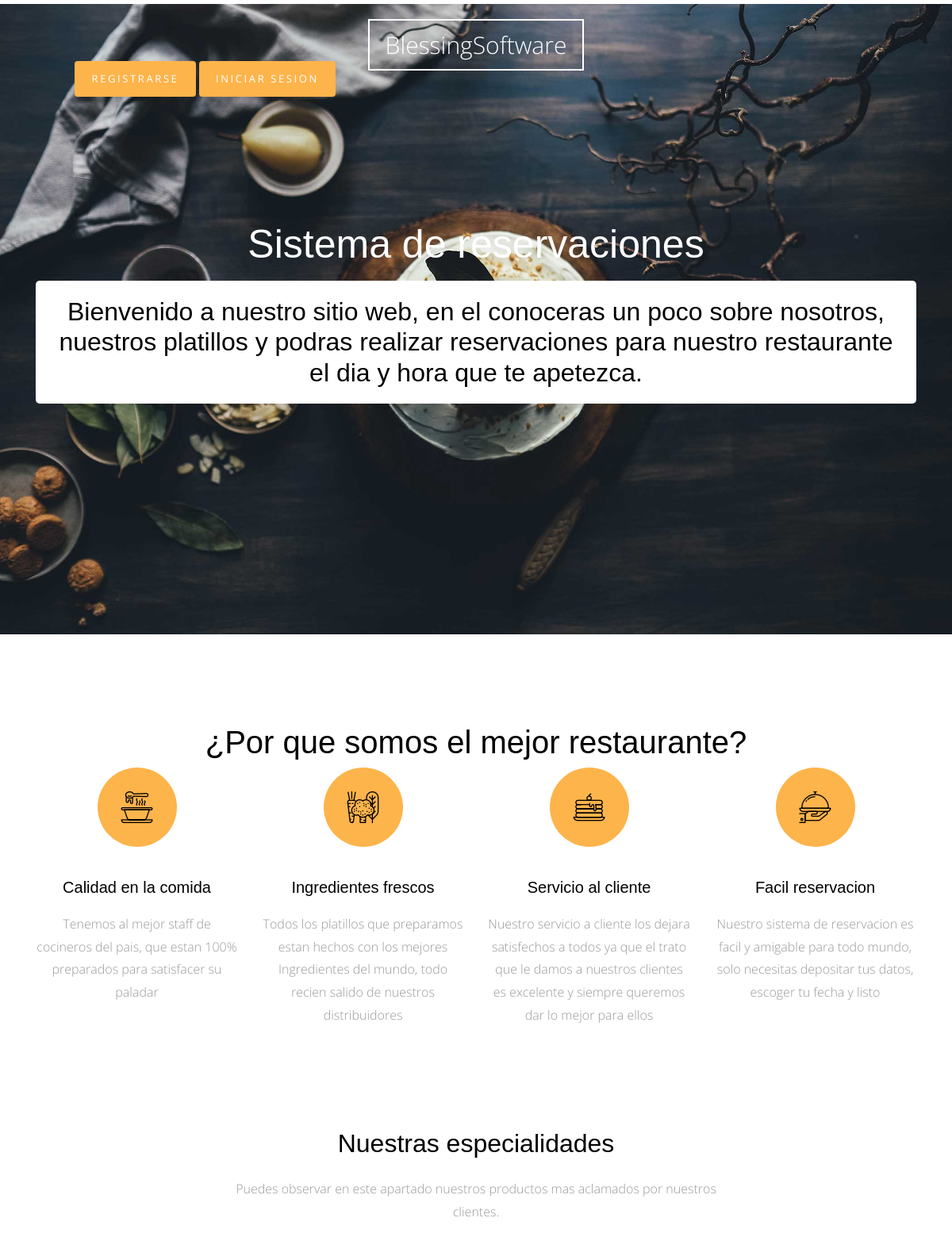
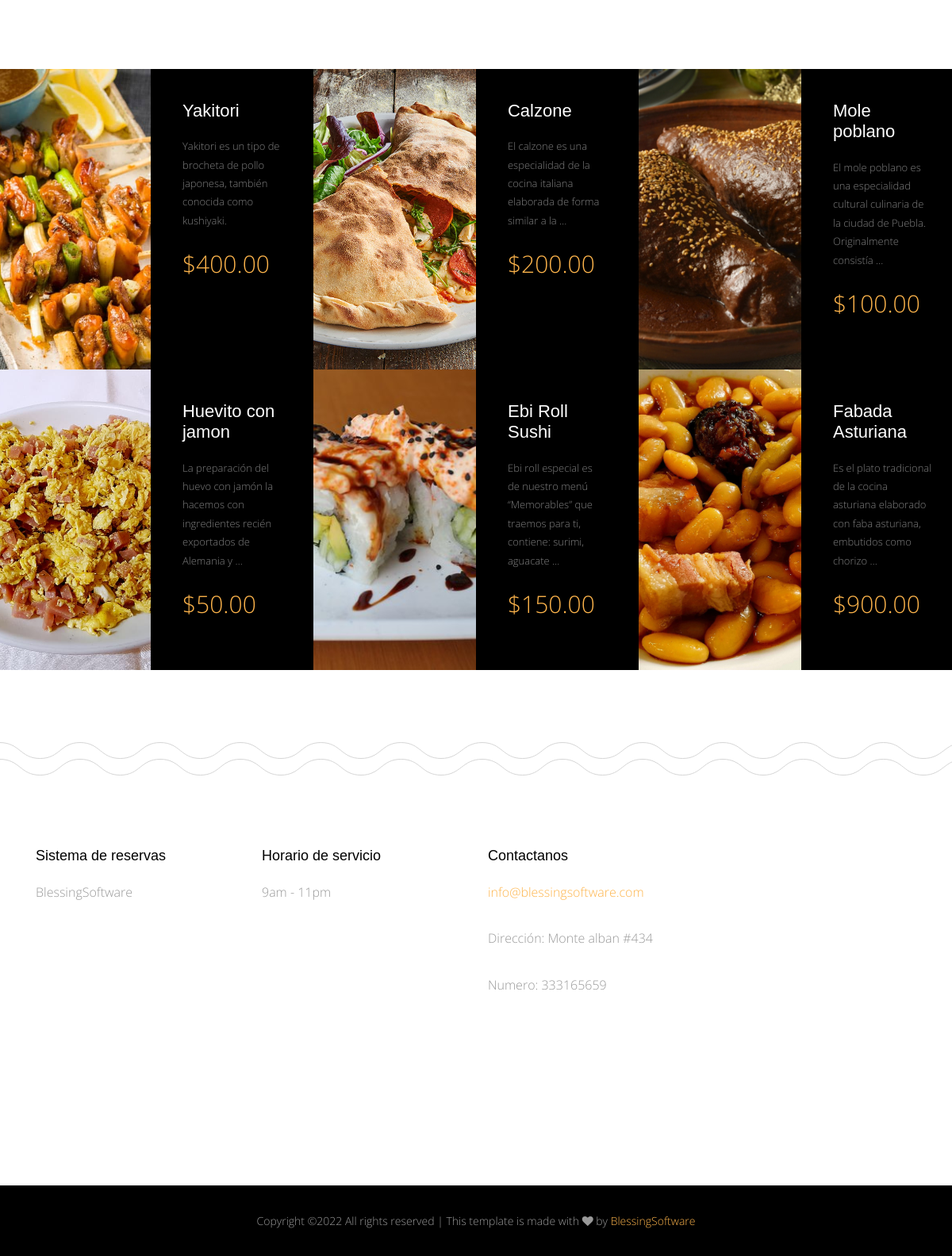
The page / on the database its author committed (2 pictures, top to bottom).
### meals/models.py (models this page shows, shortened)
class Meals(models.Model):
    name = models.CharField(max_length=50)
    description = models.TextField(max_length=500)
    category = models.ForeignKey('Category' , on_delete=models.SET_NULL , null=True)
    people = models.IntegerField()
    price = models.DecimalField(max_digits=5 , decimal_places=2)
    preperation_time =models.IntegerField()
    image = models.ImageField(upload_to='meals/')
    slug = models.SlugField(blank=True, null=True)
    class Meta:
        verbose_name = 'platillo'
        verbose_name_plural = 'platillos'

### home/views.py (the view)
# urls.py: path('',views.home , name='home' ),
def home(request):
    meals = Meals.objects.all()
    meal_list = Meals.objects.all()
    categories = Category.objects.all()
    posts = Post.objects.all()
    latest_post = Post.objects.last()
    why_choose_us = Why_Choose_Us.objects.all()
    context = {
        'meals' : meals ,
        'meal_list' : meal_list ,
        'categories' : categories ,
        'posts' : posts ,
        'latest_post' : latest_post ,
        'why_choose_us' : why_choose_us ,
    }
    return render(request , 'home/index.html' , context)

### home/templates/home/index.html (shortened to what this page needs)
{% extends 'base.html' %}
{% load static %}
{% block body %}
      <div class="main-wrap">
        <div class="cover_1">
          <div class="img_bg" style="background-image: url({% static 'site_static/img/slider-1.jpg' %})" data-stellar-background-ratio="0.5">
            <div class="container">
              <div class="row align-items-center">
                <div class="col-md-12" data-aos="fade-up" align="center">
                  <h1 class="heading">Sistema de reservaciones</h2>
                  <h2 class="colorsito"> Bienvenido a nuestro sitio web, en el conoceras un poco sobre nosotros, nuestros platillos y podras realizar reservaciones para nuestro restaurante el dia y hora que te apetezca.</h1>
                </div>
              </div>
            </div>
          </div>
        </div>
        <div class="section services-section">
          <div class="row align-items-center">
            <div class="col-md-12" data-aos="fade-up" align="center">
              <h1 class="heading">¿Por que somos el mejor restaurante?</h2>
            </div>
          <div class="container">
            <div class="row">
              <div class="col-md-6 col-lg-3" data-aos="fade-up">
                <div class="media feature-icon d-block text-center">
                  <div class="icon">
                    <span class="flaticon-soup"></span>
                  </div>
                  <div class="media-body">
                    <h3>Calidad en la comida</h3>
                    <p>Tenemos al mejor staff de cocineros del pais, que estan 100% preparados para satisfacer su paladar</p>
                  </div>
                </div>
              </div>
              <div class="col-md-6 col-lg-3" data-aos="fade-up" data-aos-delay="100">
                <div class="media feature-icon d-block text-center">
                  <div class="icon">
                    <span class="flaticon-vegetables"></span>
                  </div>
                  <div class="media-body">
                    <h3>Ingredientes frescos</h3>
                    <p>Todos los platillos que preparamos estan hechos con los mejores Ingredientes del mundo, todo recien salido de nuestros distribuidores</p>
                  </div>
                </div>
              </div>
              <div class="col-md-6 col-lg-3" data-aos="fade-up" data-aos-delay="300">
                <div class="media feature-icon d-block text-center">
                  <div class="icon">
                    <span class="flaticon-pancake"></span>
                  </div>
                  <div class="media-body">
                    <h3>Servicio al cliente</h3>
                    <p>Nuestro servicio a cliente los dejara satisfechos a todos ya que el trato que le damos a nuestros clientes es excelente y siempre queremos dar lo mejor para ellos</p>
                  </div>
                </div>
              </div>
              <div class="col-md-6 col-lg-3" data-aos="fade-up" data-aos-delay="500">
                <div class="media feature-icon d-block text-center">
                  <div class="icon">
                    <span class="flaticon-tray"></span>
                  </div>
                  <div class="media-body">
                    <h3>Facil reservacion</h3>
                    <p>Nuestro sistema de reservacion es facil y amigable para todo mundo, solo necesitas depositar tus datos, escoger tu fecha y listo</p>
                  </div>
                </div>
              </div>
            </div>
          </div>
        </div>
        <div class="section">
          <div class="container">
            <div class="row justify-content-center">
              <div class="col-md-7 text-center"  data-aos="fade-up">
                <h2 class="mb-4">Nuestras especialidades</h2>
                <p class="lead">Puedes observar en este apartado nuestros productos mas aclamados por nuestros clientes.</p>
              </div>
            </div>
          </div>
        </div>
        <div class="section pt-0 pb-0">
          <div class="menus d-flex bg-light">
            {% for meal in meals %}
            <div class="d-flex item">
              <div class="image" style="background-image: url({{meal.image.url}});" data-aos="fade"></div>
              <div class="text">
                <h3>{{meal.name}}</h3>
                <p>{{meal.description|truncatewords:15}}</p>
                <p class="price">${{meal.price}}</p>
              </div>
            </div>
            {% endfor %}
          </div>
        </div>
      </div>
      {% endblock body %}

### templates/base.html (shortened to what this page needs)
{% load static %}
<!doctype html>
<html lang="en">
  <head>
    <link rel="stylesheet" href="{% static 'site_static/css/bootstrap.css' %}">
    <link rel="stylesheet" href="{% static 'site_static/css/animate.css' %}">
    <link rel="stylesheet" href="{% static 'site_static/css/owl.carousel.min.css' %}">
    <link rel="stylesheet" href="{% static 'site_static/css/magnific-popup.css' %}">
    <link rel="stylesheet" href="{% static 'site_static/css/aos.css' %}">
    <link rel="stylesheet" href="{% static 'site_static/css/bootstrap-datepicker.css' %}">
    <link rel="stylesheet" href="{% static 'site_static/css/jquery.timepicker.css' %}">
    <link rel="stylesheet" href="{% static 'site_static/fonts/ionicons/css/ionicons.min.css' %}">
    <link rel="stylesheet" href="{% static 'site_static/fonts/fontawesome/css/font-awesome.min.css' %}">
    <link rel="stylesheet" href="{% static 'site_static/fonts/flaticon/font/flaticon.css' %}">
    <link rel="stylesheet" href="{% static 'site_static/css/style.css' %}">
  </head>
  <body>
    <div class="site-wrap">
      <header class="site-header">
        <div class="row align-items-center">
          <div class="col-5 col-md-3">
          </div>
          <div class="col-2 col-md-6 text-center">
            <a href="/" class="site-logo">BlessingSoftware</a>
          </div>
            {% if user.is_authenticated %}
              <div class="col-5 col-md-3 text-right menu-burger-wrap">
                <a href="#" class="site-nav-toggle js-site-nav-toggle"><i></i></a>
              </div>
              <div class="col-5 col-md-20 text-center">
                <a class="btn btn-primary" href="{% url 'logout:logout' %}" role="button">Cerrar sesion</a>
              </div>
            {% else %}
              <div class="col-5 col-md-20 text-center">
                <a class="btn btn-primary" href="{% url 'register:register' %}" role="button">Registrarse</a>
                <a class="btn btn-primary" href="{% url 'login:login' %}" role="button">Iniciar Sesion</a>
              </div>
            {% endif %}
        </div>
      </header>
      {% block body %}
      {% endblock body %}
      <footer>
        <div class="site-footer">
          <div class="container">
            <div class="row small-gutters mb-5">
              <div class="col-md-6 col-lg-3 mb-5" data-aos="fade" data-aos-delay="100">
                <div class="footer-widget">
                  <h3>Sistema de reservas</h3>
                  <p>BlessingSoftware</p>
                </div>
              </div>
              <div class="col-md-6 col-lg-3 mb-5" data-aos="fade" data-aos-delay="200">
                <div class="footer-widget">
                  <h3>Horario de servicio</h3>
                  <p>9am - 11pm</p>
                </div>
              </div>
              <div class="col-md-6 col-lg-3 mb-5" data-aos="fade" data-aos-delay="300">
                <div class="footer-widget footer-contact-widget">
                  <h3>Contactanos</h3>
                  <p class="contact-email">info@blessingsoftware.com</p>
                  <p class="contact-address">Dirección: Monte alban #434</p>
                  <p class="contact-address">Numero: 333165659</p>
                </div>
              </div>
            </div>
          </div>
        </div>
      </footer>
      <div class="site-footer-copyright">
        <div class="container">
          <div class="row">
             <p class="footer-text col-md-12">
Copyright &copy;<script>document.write(new Date().getFullYear());</script> All rights reserved | This template is made with <i class="fa fa-heart" aria-hidden="true"></i> by <a href="https://colorlib.com" target="_blank">BlessingSoftware</a>
</p>
          </div>
        </div>
      </div>
    </div>
  </body>
</html>

### static/site_static/css/style.css (style rules this page uses)
html { overflow-x: hidden; }
body { background: #fff; font-family: "Open Sans", cursive; font-size: 16px; line-height: 1.8; font-weight: 300; color: #999999; }
a { -webkit-transition: .3s all ease; -o-transition: .3s all ease; transition: .3s all ease; text-decoration: none; }
h1, h2, h3, h4, h5 { color: #000; font-family: "Playfair Display", Arial, sans-serif; }
.btn, .form-control { outline: none; }
.btn { font-size: 13px; text-transform: uppercase; letter-spacing: .2em; }
.btn.btn-primary { color: #fff; border-width: 2px; }
.site-header { padding: 3em 30px; position: absolute; top: 0; z-index: 100; width: 100%; }
.site-header .site-logo { line-height: 0; padding: 10px 20px; border: 2px solid #fff; color: #fff; font-size: 30px; }
.media h3 { font-size: 20px; margin-bottom: 10px; }
.services-section { background: url("../img/curve_line.svg") repeat-x bottom left; }
.site-footer { background: url("../img/curve_line.svg") repeat-x top left; padding: 7em 0; }
.site-footer .footer-widget h3 { font-size: 18px; margin-bottom: 20px; }
.site-footer .footer-widget p { margin-bottom: 30px; }
.site-footer-copyright { background: #000; padding: 2em 0; text-align: center; }
.site-footer-copyright p { font-size: 14px; }
.site-footer-copyright p:last-child { margin-bottom: 0; }
.footer-contact-widget .contact-email { color: #fdb44b; }
.lead { font-size: 16px; }
.feature-icon .icon { text-align: center; height: 100px; width: 100px; border-radius: 50%; display: inline-block; position: relative; margin-bottom: 30px; background: #fdb44b; }
.feature-icon .icon > span { color: #000; font-size: 40px; position: absolute; top: 50%; left: 50%; -webkit-transform: translate(-50%, -50%); -ms-transform: translate(-50%, -50%); transform: translate(-50%, -50%); }
.feature-icon h3 { margin-bottom: 20px; }
.section { padding: 7em 0; }
.cover_1 { position: relative; }
.cover_1 .img_bg { background-repeat: no-repeat; background-size: cover !important; background-position: center center; }
.cover_1 .img_bg, .cover_1 .img_bg > .container > .row { min-height: 700px; height: 100vh; }
.cover_1 .heading { color: white; font-weight: 300; font-size: 30px; line-height: 1.5; }
@media (min-width: 768px) { .cover_1 .heading { font-size: 50px; line-height: 1.5; } }
.menus { display: -webkit-box; display: -ms-flexbox; display: flex; -ms-flex-wrap: wrap; flex-wrap: wrap; margin-right: -15px; margin-left: -15px; }
@media (min-width: 576px) { .menus .item { -webkit-box-flex: 0; -ms-flex: 0 0 100%; flex: 0 0 100%; max-width: 100%; } }
@media (min-width: 768px) { .menus .item { -webkit-box-flex: 0; -ms-flex: 0 0 50%; flex: 0 0 50%; max-width: 50%; } }
@media (min-width: 992px) { .menus .item { -webkit-box-flex: 0; -ms-flex: 0 0 50%; flex: 0 0 50%; max-width: 50%; } }
@media (min-width: 1200px) { .menus .item { -webkit-box-flex: 0; -ms-flex: 0 0 33.33333%; flex: 0 0 33.33333%; max-width: 33.33333%; } }
.menus .item .image, .menus .item .text { width: 50%; }
.menus .item .image { background-size: cover; background-position: center center; }
.menus .item .text { padding: 40px; background: #000; }
.menus .item .text h3 { color: #fff; font-size: 22px; margin-bottom: 20px; }
.menus .item .text p { color: #fff; font-size: 13px; opacity: .5; }
.menus .item .text .price { font-size: 30px; color: #fdb44b; opacity: 1; }
.small-gutters { margin-right: -15px; margin-left: -15px; }
.small-gutters > [class*="col-"] { padding-right: 15px; padding-left: 15px; }

### home/templates/home/index.html (style rules this page uses)
.colorsito { background-color: #ffffff; border-radius: 5px; padding: 20px; margin-bottom: 20px; }

### rows shown on the page
Meals: image (picture), name "Yakitori", description "Yakitori es un tipo de brocheta de pollo japonesa, también conocida como kushiyaki.", price "400.00"
Meals: image (picture), name "Calzone", description "El calzone es una especialidad de la cocina italiana elaborada de forma similar a la …", price "200.00"
Meals: image (picture), name "Mole poblano", description "El mole poblano es una especialidad cultural culinaria de la ciudad de Puebla. Originalmente consistía …", price "100.00"
Meals: image (picture), name "Huevito con jamon", description "La preparación del huevo con jamón la hacemos con ingredientes recién exportados de Alemania y …", price "50.00"
Meals: image (picture), name "Ebi Roll Sushi", description "Ebi roll especial es de nuestro menú “Memorables” que traemos para ti, contiene: surimi, aguacate …", price "150.00"
Meals: image (picture), name "Fabada Asturiana", description "Es el plato tradicional de la cocina asturiana elaborado con faba asturiana, embutidos como chorizo …", price "900.00"
